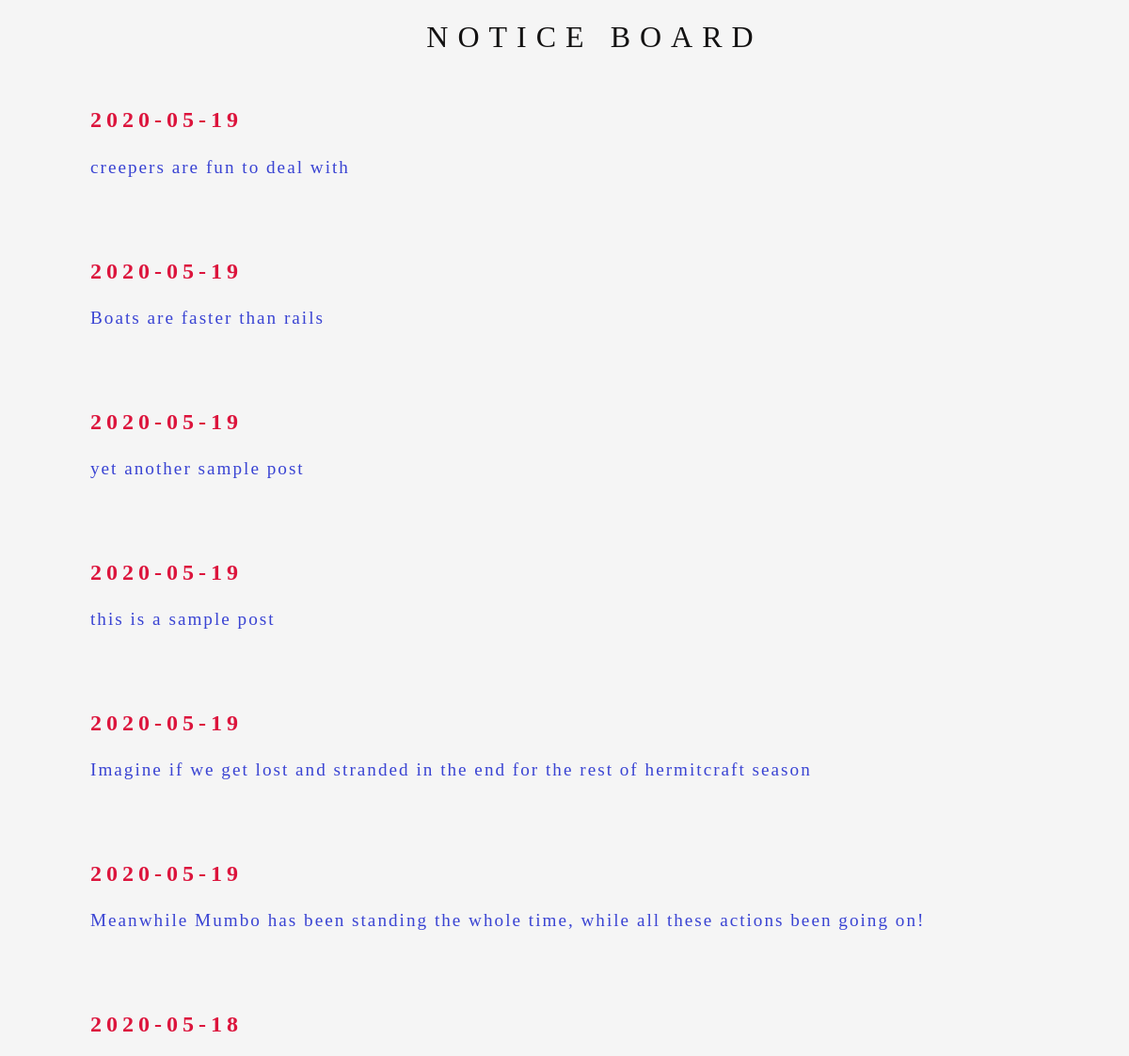
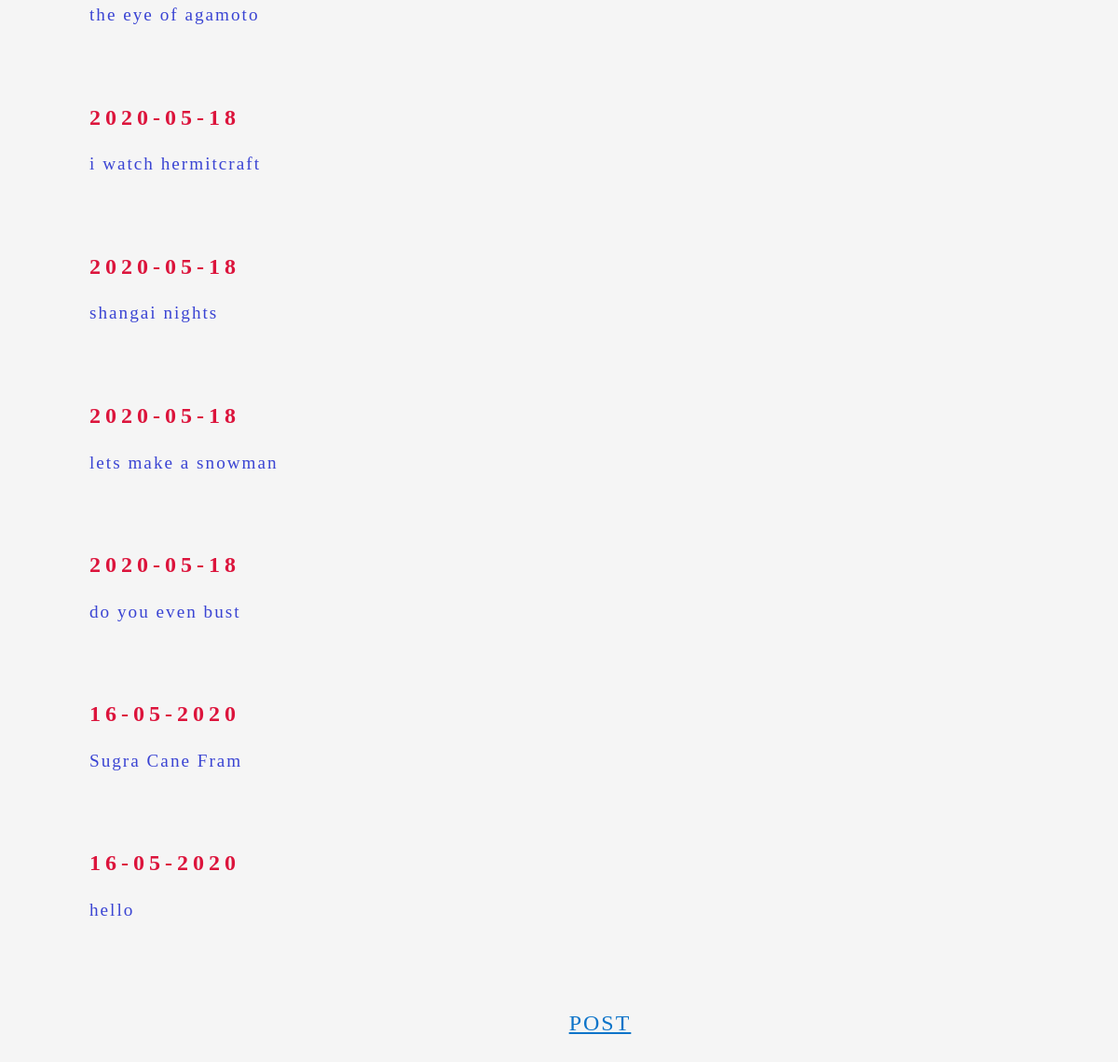
The page /home on the database its author committed (2 pictures, top to bottom).
### server.py (models this page shows, shortened)
class Post(db.Model):
    id = db.Column(db.Integer, primary_key=True)
    content = db.Column(db.Text, unique=False, nullable=False)
    date_posted = db.Column(db.String(15), unique=False, nullable=False)

### server.py (the view)
@app.route("/home")
def home():
    posts = Post.query.all()
    return render_template('index.html', posts=reversed(posts))

### templates/index.html (shortened to what this page needs)
<!DOCTYPE html>
<html lang="en">
<head>
</head>
<body>
    <h1>
        NOTICE BOARD
    </h1>
    <div class="display_post">
        {% for post in posts %}
          <h3>{{ post.date_posted }}</h3>
          <h4> {{ post.content }} </h4><br><br>
        {% endfor %}
    </div>
    <br><br>
    <nav class="navbar">
        <a class="redirect" href="/upload">POST</a>
    </nav>
    <br><br>
</body>
</html>

### templates/index.html (style rules this page uses)
* { background-color: whitesmoke; margin-left: 1.5rem; }
h1 { text-align: center; font-family: cursive; letter-spacing: 10px; font-weight: lighter; color: rgb(19, 18, 18); }
h3 { font-size: x-large; font-family: cursive; color: crimson; letter-spacing: 5px; }
h4 { font-size: larger; font-family: cursive; color: rgb(58, 68, 211); letter-spacing: 2px; font-weight: normal; }
.display_post { margin-top: 3.5rem; }
.redirect { font-size: x-large; color: rgb(13, 116, 201); text-align: center; font-family: cursive; letter-spacing: 2px; border: none; }
.navbar { text-align: center; }

### rows shown on the page
Post: date_posted "2020-05-19", content "creepers are fun to deal with"
Post: date_posted "2020-05-19", content "Boats are faster than rails"
Post: date_posted "2020-05-19", content "yet another sample post"
Post: date_posted "2020-05-19", content "this is a sample post"
Post: date_posted "2020-05-19", content "Imagine if we get lost and stranded in the end for the rest of hermitcraft season"
Post: date_posted "2020-05-19", content "Meanwhile Mumbo has been standing the whole time, while all these actions been going on!"
Post: date_posted "2020-05-18", content "the eye of agamoto"
Post: date_posted "2020-05-18", content "i watch hermitcraft"
Post: date_posted "2020-05-18", content "shangai nights"
Post: date_posted "2020-05-18", content "lets make a snowman"
Post: date_posted "2020-05-18", content "do you even bust"
Post: date_posted "16-05-2020", content "Sugra Cane Fram"
Post: date_posted "16-05-2020", content "hello"
